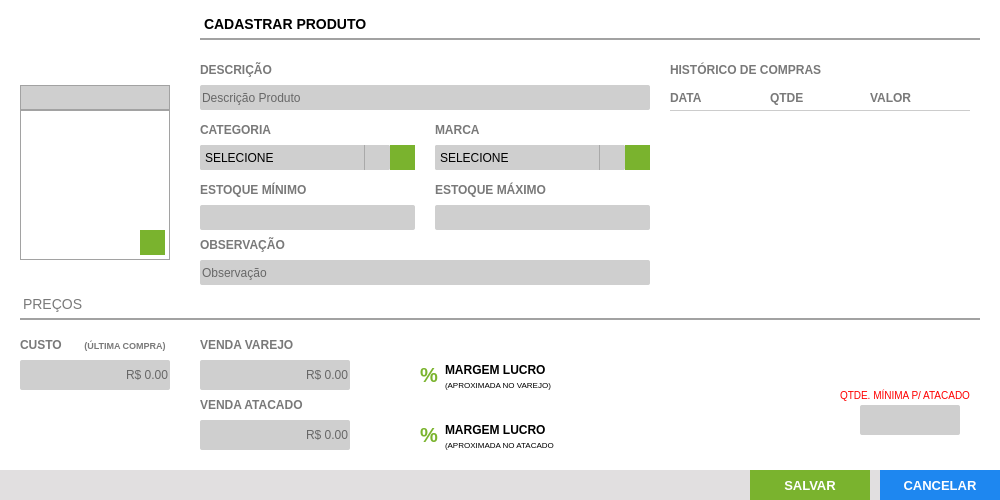
 <widget class="QFrame" name="ct_FormProdutos">
  <property name="geometry">
   <rect>
    <x>0</x>
    <y>0</y>
    <width>1000</width>
    <height>500</height>
   </rect>
  </property>
  <property name="windowTitle">
   <string>Frame</string>
  </property>
  <property name="frameShape">
   <enum>QFrame::StyledPanel</enum>
  </property>
  <property name="frameShadow">
   <enum>QFrame::Raised</enum>
  </property>
  <widget class="QFrame" name="fr_FormProdutos">
   <property name="geometry">
    <rect>
     <x>0</x>
     <y>0</y>
     <width>1000</width>
     <height>500</height>
    </rect>
   </property>
   <property name="styleSheet">
    <string notr="true">background: #FFF;
border: none</string>
   </property>
   <widget class="QLabel" name="lb_FormProdutos">
    <property name="geometry">
     <rect>
      <x>200</x>
      <y>10</y>
      <width>780</width>
      <height>30</height>
     </rect>
    </property>
    <property name="styleSheet">
     <string notr="true">QLabel{
font-size: 14px;
font-family: &quot;Arial&quot;;
font-weight: bold;

border-bottom: 2px solid #A2A2A2
}</string>
    </property>
    <property name="text">
     <string>CADASTRAR PRODUTO</string>
    </property>
   </widget>
   <widget class="QLineEdit" name="tx_idProduto">
    <property name="enabled">
     <bool>false</bool>
    </property>
    <property name="geometry">
     <rect>
      <x>20</x>
      <y>85</y>
      <width>150</width>
      <height>25</height>
     </rect>
    </property>
    <property name="styleSheet">
     <string notr="true">QLineEdit{
background: #CFCFCF;
border: 1px solid #A2A2A2;
color: #000;
font-size: 14px;
font-family: &quot;Arial&quot;;
font-weight: bold;

}</string>
    </property>
    <property name="text">
     <string/>
    </property>
    <property name="alignment">
     <set>Qt::AlignRight|Qt::AlignTrailing|Qt::AlignVCenter</set>
    </property>
   </widget>
   <widget class="QLabel" name="lb_FotoProduto">
    <property name="geometry">
     <rect>
      <x>20</x>
      <y>110</y>
      <width>150</width>
      <height>150</height>
     </rect>
    </property>
    <property name="styleSheet">
     <string notr="true">border: 1px solid #A2A2A2;
background: url('Images/icon/Photo.svg') center no-repeat 
</string>
    </property>
    <property name="text">
     <string/>
    </property>
    <property name="alignment">
     <set>Qt::AlignCenter</set>
    </property>
   </widget>
   <widget class="QLabel" name="lb_FormProdutos_2">
    <property name="geometry">
     <rect>
      <x>200</x>
      <y>60</y>
      <width>150</width>
      <height>20</height>
     </rect>
    </property>
    <property name="styleSheet">
     <string notr="true">QLabel{
font-size: 12px;
font-family: &quot;Arial Unicode MS&quot;;
font-weight: bold;
color: #797979
}</string>
    </property>
    <property name="text">
     <string>DESCRIÇÃO</string>
    </property>
   </widget>
   <widget class="QLineEdit" name="tx_DescricaoProduto">
    <property name="geometry">
     <rect>
      <x>200</x>
      <y>85</y>
      <width>450</width>
      <height>25</height>
     </rect>
    </property>
    <property name="focusPolicy">
     <enum>Qt::WheelFocus</enum>
    </property>
    <property name="styleSheet">
     <string notr="true">QLineEdit{
background: #CFCFCF;
border-radius: 2px;
color: #000;
font: 13px &quot;Arial&quot; ;
text-transform: uppercase;
}
QLineEdit:Focus {
border: 1px solid red;
}</string>
    </property>
    <property name="placeholderText">
     <string>Descrição Produto</string>
    </property>
   </widget>
   <widget class="QLabel" name="lb_FormProdutos_3">
    <property name="geometry">
     <rect>
      <x>200</x>
      <y>120</y>
      <width>215</width>
      <height>20</height>
     </rect>
    </property>
    <property name="styleSheet">
     <string notr="true">QLabel{
font-size: 12px;
font-family: &quot;Arial Unicode MS&quot;;
font-weight: bold;
color: #797979
}</string>
    </property>
    <property name="text">
     <string>CATEGORIA</string>
    </property>
   </widget>
   <widget class="QComboBox" name="cb_CategoriaProduto">
    <property name="geometry">
     <rect>
      <x>200</x>
      <y>145</y>
      <width>190</width>
      <height>25</height>
     </rect>
    </property>
    <property name="styleSheet">
     <string notr="true">QComboBox{
background: #CFCFCF;
border-radius: 2px;
color: #000;
font: 13px &quot;Arial&quot; ;
text-transform: uppercase
}
QComboBox:Focus {
border: 1px solid red;
}
 QComboBox::drop-down {
     subcontrol-origin: padding;
     subcontrol-position: top right;
     width: 25px;
     border-left-width: 1px;
     border-left-color: darkgray;
     border-left-style: solid; /* just a single line */
     border-top-right-radius: 3px; /* same radius as the QComboBox */
     border-bottom-right-radius: 3px;
 }
QComboBox::down-arrow {
     image: url(&quot;+self.resourcepath('Images/down.png')+&quot;);
 }
</string>
    </property>
    <item>
     <property name="text">
      <string>SELECIONE</string>
     </property>
    </item>
   </widget>
   <widget class="QPushButton" name="bt_AddCategoriaProduto">
    <property name="geometry">
     <rect>
      <x>390</x>
      <y>145</y>
      <width>25</width>
      <height>25</height>
     </rect>
    </property>
    <property name="font">
     <font>
      <family>Arial</family>
      <pointsize>16</pointsize>
      <weight>75</weight>
      <bold>true</bold>
     </font>
    </property>
    <property name="styleSheet">
     <string notr="true">QPushButton{
background: #7AB32E;
color: #FFF
}
QPushButton:hover{
background-color: #40a286
}</string>
    </property>
    <property name="text">
     <string/>
    </property>
   </widget>
   <widget class="QLabel" name="lb_FormProdutos_4">
    <property name="geometry">
     <rect>
      <x>435</x>
      <y>120</y>
      <width>215</width>
      <height>20</height>
     </rect>
    </property>
    <property name="styleSheet">
     <string notr="true">QLabel{
font-size: 12px;
font-family: &quot;Arial Unicode MS&quot;;
font-weight: bold;
color: #797979
}</string>
    </property>
    <property name="text">
     <string>MARCA</string>
    </property>
   </widget>
   <widget class="QComboBox" name="cb_MarcaProduto">
    <property name="geometry">
     <rect>
      <x>435</x>
      <y>145</y>
      <width>190</width>
      <height>25</height>
     </rect>
    </property>
    <property name="styleSheet">
     <string notr="true">QComboBox{
background: #CFCFCF;
border-radius: 2px;
color: #000;
font: 13px &quot;Arial&quot; ;
text-transform: uppercase
}
QComboBox:Focus {
border: 1px solid red;
}
 QComboBox::drop-down {
     subcontrol-origin: padding;
     subcontrol-position: top right;
     width: 25px;
     border-left-width: 1px;
     border-left-color: darkgray;
     border-left-style: solid; /* just a single line */
     border-top-right-radius: 3px; /* same radius as the QComboBox */
     border-bottom-right-radius: 3px;
 }
QComboBox::down-arrow {
     image: url(&quot;+self.resourcepath('Images/down.png')+&quot;);
 }
</string>
    </property>
    <property name="insertPolicy">
     <enum>QComboBox::InsertAtBottom</enum>
    </property>
    <property name="frame">
     <bool>false</bool>
    </property>
    <item>
     <property name="text">
      <string>SELECIONE</string>
     </property>
    </item>
   </widget>
   <widget class="QPushButton" name="bt_AddMarcaProduto">
    <property name="geometry">
     <rect>
      <x>625</x>
      <y>145</y>
      <width>25</width>
      <height>25</height>
     </rect>
    </property>
    <property name="font">
     <font>
      <family>Arial</family>
      <pointsize>16</pointsize>
      <weight>75</weight>
      <bold>true</bold>
     </font>
    </property>
    <property name="styleSheet">
     <string notr="true">QPushButton{
background: #7AB32E;
color: #FFF
}
QPushButton:hover{
background-color: #40a286
}</string>
    </property>
    <property name="text">
     <string/>
    </property>
   </widget>
   <widget class="QLabel" name="lb_FormProdutos_5">
    <property name="geometry">
     <rect>
      <x>200</x>
      <y>180</y>
      <width>215</width>
      <height>20</height>
     </rect>
    </property>
    <property name="styleSheet">
     <string notr="true">QLabel{
font-size: 12px;
font-family: &quot;Arial Unicode MS&quot;;
font-weight: bold;
color: #797979
}</string>
    </property>
    <property name="text">
     <string>ESTOQUE MÍNIMO</string>
    </property>
   </widget>
   <widget class="QLabel" name="lb_FormProdutos_6">
    <property name="geometry">
     <rect>
      <x>435</x>
      <y>180</y>
      <width>215</width>
      <height>20</height>
     </rect>
    </property>
    <property name="styleSheet">
     <string notr="true">QLabel{
font-size: 12px;
font-family: &quot;Arial Unicode MS&quot;;
font-weight: bold;
color: #797979
}</string>
    </property>
    <property name="text">
     <string>ESTOQUE MÁXIMO</string>
    </property>
   </widget>
   <widget class="QLineEdit" name="tx_EstoqueMinimoProduto">
    <property name="geometry">
     <rect>
      <x>200</x>
      <y>205</y>
      <width>215</width>
      <height>25</height>
     </rect>
    </property>
    <property name="focusPolicy">
     <enum>Qt::WheelFocus</enum>
    </property>
    <property name="styleSheet">
     <string notr="true">QLineEdit{
background: #CFCFCF;
border-radius: 2px;
color: #000;
font: 13px &quot;Arial&quot; 
}
QLineEdit:Focus {
border: 1px solid red;
}</string>
    </property>
    <property name="text">
     <string/>
    </property>
    <property name="placeholderText">
     <string/>
    </property>
   </widget>
   <widget class="QLineEdit" name="tx_EstoqueMaximoProduto">
    <property name="geometry">
     <rect>
      <x>435</x>
      <y>205</y>
      <width>215</width>
      <height>25</height>
     </rect>
    </property>
    <property name="focusPolicy">
     <enum>Qt::WheelFocus</enum>
    </property>
    <property name="styleSheet">
     <string notr="true">QLineEdit{
background: #CFCFCF;
border-radius: 2px;
color: #000;
font: 13px &quot;Arial&quot; 
}
QLineEdit:Focus {
border: 1px solid red;
}</string>
    </property>
    <property name="placeholderText">
     <string/>
    </property>
   </widget>
   <widget class="QLineEdit" name="tx_ObsProduto">
    <property name="geometry">
     <rect>
      <x>200</x>
      <y>260</y>
      <width>450</width>
      <height>25</height>
     </rect>
    </property>
    <property name="focusPolicy">
     <enum>Qt::WheelFocus</enum>
    </property>
    <property name="styleSheet">
     <string notr="true">QLineEdit{
background: #CFCFCF;
border-radius: 2px;
color: #000;
font: 13px &quot;Arial&quot; ;
text-transform: uppercase
}
QLineEdit:Focus {
border: 1px solid red;
}</string>
    </property>
    <property name="placeholderText">
     <string>Observação</string>
    </property>
   </widget>
   <widget class="QLabel" name="lb_FormProdutos_7">
    <property name="geometry">
     <rect>
      <x>200</x>
      <y>235</y>
      <width>150</width>
      <height>20</height>
     </rect>
    </property>
    <property name="styleSheet">
     <string notr="true">QLabel{
font-size: 12px;
font-family: &quot;Arial Unicode MS&quot;;
font-weight: bold;
color: #797979
}</string>
    </property>
    <property name="text">
     <string>OBSERVAÇÃO</string>
    </property>
   </widget>
   <widget class="QLabel" name="lb_FormProdutos_8">
    <property name="geometry">
     <rect>
      <x>20</x>
      <y>290</y>
      <width>960</width>
      <height>30</height>
     </rect>
    </property>
    <property name="styleSheet">
     <string notr="true">QLabel{
font-size: 14px;
font-family: &quot;Arial&quot;;
font-weight: normal;

border-bottom: 2px solid #A2A2A2;
color: #797979
}</string>
    </property>
    <property name="text">
     <string>PREÇOS</string>
    </property>
   </widget>
   <widget class="QTableWidget" name="tb_HistoricoComprasProduto">
    <property name="geometry">
     <rect>
      <x>670</x>
      <y>85</y>
      <width>310</width>
      <height>200</height>
     </rect>
    </property>
    <property name="styleSheet">
     <string notr="true">QTableView{
color: #797979;
font-family: &quot;Arial&quot;;
font-weight: bold;
font-size: 12px;
background: #FFF;
}
QHeaderView:section{
background: #FFF;
font-size: 12px;
font-family: &quot;Arial&quot;;
font-weight: bold;
color: #797979;
border: none;
border-bottom: 1px solid #CCC;
height: 25px;
}
</string>
    </property>
    <property name="verticalScrollBarPolicy">
     <enum>Qt::ScrollBarAlwaysOff</enum>
    </property>
    <property name="horizontalScrollBarPolicy">
     <enum>Qt::ScrollBarAlwaysOff</enum>
    </property>
    <property name="showGrid">
     <bool>false</bool>
    </property>
    <attribute name="verticalHeaderVisible">
     <bool>false</bool>
    </attribute>
    <attribute name="verticalHeaderHighlightSections">
     <bool>false</bool>
    </attribute>
    <column>
     <property name="text">
      <string>DATA</string>
     </property>
     <property name="textAlignment">
      <set>AlignLeading|AlignVCenter</set>
     </property>
    </column>
    <column>
     <property name="text">
      <string>QTDE</string>
     </property>
     <property name="textAlignment">
      <set>AlignLeading|AlignVCenter</set>
     </property>
    </column>
    <column>
     <property name="text">
      <string>VALOR</string>
     </property>
     <property name="textAlignment">
      <set>AlignLeading|AlignVCenter</set>
     </property>
    </column>
   </widget>
   <widget class="QLabel" name="lb_FormProdutos_9">
    <property name="geometry">
     <rect>
      <x>670</x>
      <y>60</y>
      <width>310</width>
      <height>20</height>
     </rect>
    </property>
    <property name="styleSheet">
     <string notr="true">QLabel{
font-size: 12px;
font-family: &quot;Arial Unicode MS&quot;;
font-weight: bold;
color: #797979
}</string>
    </property>
    <property name="text">
     <string>HISTÓRICO DE COMPRAS</string>
    </property>
   </widget>
   <widget class="QLineEdit" name="tx_ValorCompraProduto">
    <property name="geometry">
     <rect>
      <x>20</x>
      <y>360</y>
      <width>150</width>
      <height>30</height>
     </rect>
    </property>
    <property name="focusPolicy">
     <enum>Qt::WheelFocus</enum>
    </property>
    <property name="styleSheet">
     <string notr="true">QLineEdit{
background: #CFCFCF;
border-radius: 2px;
color: #000;
font: 14px &quot;Arial&quot; ;
text-transform: uppercase;
}
QLineEdit:Focus {
border: 1px solid red;
}</string>
    </property>
    <property name="alignment">
     <set>Qt::AlignRight|Qt::AlignTrailing|Qt::AlignVCenter</set>
    </property>
    <property name="placeholderText">
     <string>R$ 0.00</string>
    </property>
   </widget>
   <widget class="QLabel" name="lb_FormProdutos_10">
    <property name="geometry">
     <rect>
      <x>20</x>
      <y>335</y>
      <width>50</width>
      <height>20</height>
     </rect>
    </property>
    <property name="styleSheet">
     <string notr="true">QLabel{
font-size: 12px;
font-family: &quot;Arial Unicode MS&quot;;
font-weight: bold;
color: #797979
}</string>
    </property>
    <property name="text">
     <string>CUSTO</string>
    </property>
   </widget>
   <widget class="QLabel" name="lb_FormProdutos_11">
    <property name="geometry">
     <rect>
      <x>80</x>
      <y>335</y>
      <width>90</width>
      <height>20</height>
     </rect>
    </property>
    <property name="styleSheet">
     <string notr="true">QLabel{
font-size: 9px;
font-family: &quot;Arial Unicode MS&quot;;
font-weight: bold;
color: #797979;

}</string>
    </property>
    <property name="text">
     <string>(ÚLTIMA COMPRA)</string>
    </property>
    <property name="alignment">
     <set>Qt::AlignCenter</set>
    </property>
   </widget>
   <widget class="QLineEdit" name="tx_ValorUnitarioProduto">
    <property name="geometry">
     <rect>
      <x>200</x>
      <y>360</y>
      <width>150</width>
      <height>30</height>
     </rect>
    </property>
    <property name="focusPolicy">
     <enum>Qt::WheelFocus</enum>
    </property>
    <property name="styleSheet">
     <string notr="true">QLineEdit{
background: #CFCFCF;
border-radius: 2px;
color: #000;
font: 14px &quot;Arial&quot; ;
text-transform: uppercase;
}
QLineEdit:Focus {
border: 1px solid red;
}</string>
    </property>
    <property name="alignment">
     <set>Qt::AlignRight|Qt::AlignTrailing|Qt::AlignVCenter</set>
    </property>
    <property name="placeholderText">
     <string>R$ 0.00</string>
    </property>
   </widget>
   <widget class="QLabel" name="lb_FormProdutos_12">
    <property name="geometry">
     <rect>
      <x>200</x>
      <y>335</y>
      <width>150</width>
      <height>20</height>
     </rect>
    </property>
    <property name="styleSheet">
     <string notr="true">QLabel{
font-size: 12px;
font-family: &quot;Arial Unicode MS&quot;;
font-weight: bold;
color: #797979
}</string>
    </property>
    <property name="text">
     <string>VENDA VAREJO</string>
    </property>
   </widget>
   <widget class="QLabel" name="lb_FormProdutos_13">
    <property name="geometry">
     <rect>
      <x>200</x>
      <y>395</y>
      <width>150</width>
      <height>20</height>
     </rect>
    </property>
    <property name="styleSheet">
     <string notr="true">QLabel{
font-size: 12px;
font-family: &quot;Arial Unicode MS&quot;;
font-weight: bold;
color: #797979
}</string>
    </property>
    <property name="text">
     <string>VENDA ATACADO</string>
    </property>
   </widget>
   <widget class="QLineEdit" name="tx_ValorAtacadoProduto">
    <property name="geometry">
     <rect>
      <x>200</x>
      <y>420</y>
      <width>150</width>
      <height>30</height>
     </rect>
    </property>
    <property name="focusPolicy">
     <enum>Qt::WheelFocus</enum>
    </property>
    <property name="styleSheet">
     <string notr="true">QLineEdit{
background: #CFCFCF;
border-radius: 2px;
color: #000;
font: 14px &quot;Arial&quot; ;
text-transform: uppercase;
}
QLineEdit:Focus {
border: 1px solid red;
}</string>
    </property>
    <property name="alignment">
     <set>Qt::AlignRight|Qt::AlignTrailing|Qt::AlignVCenter</set>
    </property>
    <property name="placeholderText">
     <string>R$ 0.00</string>
    </property>
   </widget>
   <widget class="QFrame" name="fr_BotoesFormProdutos">
    <property name="geometry">
     <rect>
      <x>0</x>
      <y>470</y>
      <width>1000</width>
      <height>30</height>
     </rect>
    </property>
    <property name="styleSheet">
     <string notr="true">background:#E1DFE0;
border: none;</string>
    </property>
    <widget class="QPushButton" name="bt_CancelarProdutos">
     <property name="geometry">
      <rect>
       <x>880</x>
       <y>0</y>
       <width>120</width>
       <height>30</height>
      </rect>
     </property>
     <property name="font">
      <font>
       <pointsize>10</pointsize>
       <weight>75</weight>
       <bold>true</bold>
      </font>
     </property>
     <property name="cursor">
      <cursorShape>PointingHandCursor</cursorShape>
     </property>
     <property name="focusPolicy">
      <enum>Qt::NoFocus</enum>
     </property>
     <property name="contextMenuPolicy">
      <enum>Qt::ActionsContextMenu</enum>
     </property>
     <property name="styleSheet">
      <string notr="true">QPushButton {
background-color: #1E87F0;
color: #FFF
 }
QPushButton:hover{
background-color: #40a286
}</string>
     </property>
     <property name="text">
      <string>CANCELAR</string>
     </property>
     <property name="iconSize">
      <size>
       <width>75</width>
       <height>35</height>
      </size>
     </property>
    </widget>
    <widget class="QPushButton" name="bt_SalvarProdutos">
     <property name="geometry">
      <rect>
       <x>750</x>
       <y>0</y>
       <width>120</width>
       <height>30</height>
      </rect>
     </property>
     <property name="font">
      <font>
       <family>Tahoma</family>
       <pointsize>10</pointsize>
       <weight>75</weight>
       <bold>true</bold>
      </font>
     </property>
     <property name="cursor">
      <cursorShape>PointingHandCursor</cursorShape>
     </property>
     <property name="focusPolicy">
      <enum>Qt::NoFocus</enum>
     </property>
     <property name="contextMenuPolicy">
      <enum>Qt::ActionsContextMenu</enum>
     </property>
     <property name="styleSheet">
      <string notr="true">QPushButton {
background-color: #7AB32E;
color: #FFF
 }
QPushButton:hover{
background-color: #40a286
}</string>
     </property>
     <property name="text">
      <string>SALVAR</string>
     </property>
     <property name="iconSize">
      <size>
       <width>75</width>
       <height>35</height>
      </size>
     </property>
    </widget>
   </widget>
   <widget class="QLabel" name="lb_qtdeMin">
    <property name="geometry">
     <rect>
      <x>890</x>
      <y>350</y>
      <width>40</width>
      <height>35</height>
     </rect>
    </property>
    <property name="text">
     <string/>
    </property>
   </widget>
   <widget class="QLineEdit" name="tx_MinimoAtacado">
    <property name="geometry">
     <rect>
      <x>860</x>
      <y>405</y>
      <width>100</width>
      <height>30</height>
     </rect>
    </property>
    <property name="focusPolicy">
     <enum>Qt::WheelFocus</enum>
    </property>
    <property name="styleSheet">
     <string notr="true">QLineEdit{
background: #CFCFCF;
border-radius: 2px;
color: #000;
font: 12px &quot;Arial&quot; ;
text-transform: uppercase
}
QLineEdit:Focus {
border: 1px solid red;
}</string>
    </property>
    <property name="alignment">
     <set>Qt::AlignCenter</set>
    </property>
    <property name="placeholderText">
     <string/>
    </property>
   </widget>
   <widget class="QLabel" name="lb_FormProdutos_14">
    <property name="geometry">
     <rect>
      <x>840</x>
      <y>385</y>
      <width>140</width>
      <height>20</height>
     </rect>
    </property>
    <property name="styleSheet">
     <string notr="true">QLabel{
font-size: 10px;
font-family: &quot;Arial Unicode MS&quot;;
font-weight: normal;
color: red
}</string>
    </property>
    <property name="text">
     <string>QTDE. MÍNIMA P/ ATACADO</string>
    </property>
   </widget>
   <widget class="QLabel" name="lb_FormProdutos_15">
    <property name="geometry">
     <rect>
      <x>445</x>
      <y>360</y>
      <width>150</width>
      <height>20</height>
     </rect>
    </property>
    <property name="styleSheet">
     <string notr="true">QLabel{
font-size: 12px;
font-family: &quot;Arial Unicode MS&quot;;
font-weight: bold;
color: #000
}</string>
    </property>
    <property name="text">
     <string>MARGEM LUCRO</string>
    </property>
   </widget>
   <widget class="QLineEdit" name="tx_PorcentagemVarejo">
    <property name="geometry">
     <rect>
      <x>360</x>
      <y>360</y>
      <width>60</width>
      <height>30</height>
     </rect>
    </property>
    <property name="focusPolicy">
     <enum>Qt::WheelFocus</enum>
    </property>
    <property name="styleSheet">
     <string notr="true">QLineEdit{
background: #FFF;
border-radius: 2px;
color: #7AB32E;
font: 20px &quot;Arial&quot; ;
font-weight: bold
}
QLineEdit:Focus {
border: 1px solid red;
}</string>
    </property>
    <property name="text">
     <string/>
    </property>
    <property name="alignment">
     <set>Qt::AlignRight|Qt::AlignTrailing|Qt::AlignVCenter</set>
    </property>
    <property name="readOnly">
     <bool>true</bool>
    </property>
   </widget>
   <widget class="QLabel" name="lb_FormProdutos_17">
    <property name="geometry">
     <rect>
      <x>445</x>
      <y>380</y>
      <width>150</width>
      <height>10</height>
     </rect>
    </property>
    <property name="styleSheet">
     <string notr="true">QLabel{
font-size: 8px;
font-family: &quot;Arial Unicode MS&quot;;
font-weight: normal;
color: #000
}</string>
    </property>
    <property name="text">
     <string>(APROXIMADA NO VAREJO)</string>
    </property>
   </widget>
   <widget class="QLabel" name="lb_porcVar">
    <property name="geometry">
     <rect>
      <x>420</x>
      <y>360</y>
      <width>20</width>
      <height>30</height>
     </rect>
    </property>
    <property name="styleSheet">
     <string notr="true">QLabel{
font-size: 20px;
font-family: &quot;Arial Unicode MS&quot;;
font-weight: bold;
color: #7AB32E
}</string>
    </property>
    <property name="text">
     <string>%</string>
    </property>
   </widget>
   <widget class="QLabel" name="lb_FormProdutos_16">
    <property name="geometry">
     <rect>
      <x>445</x>
      <y>420</y>
      <width>150</width>
      <height>20</height>
     </rect>
    </property>
    <property name="styleSheet">
     <string notr="true">QLabel{
font-size: 12px;
font-family: &quot;Arial Unicode MS&quot;;
font-weight: bold;
color: #000
}</string>
    </property>
    <property name="text">
     <string>MARGEM LUCRO</string>
    </property>
   </widget>
   <widget class="QLabel" name="lb_FormProdutos_19">
    <property name="geometry">
     <rect>
      <x>445</x>
      <y>440</y>
      <width>150</width>
      <height>10</height>
     </rect>
    </property>
    <property name="styleSheet">
     <string notr="true">QLabel{
font-size: 8px;
font-family: &quot;Arial Unicode MS&quot;;
font-weight: normal;
color: #000
}</string>
    </property>
    <property name="text">
     <string>(APROXIMADA NO ATACADO</string>
    </property>
   </widget>
   <widget class="QLabel" name="lb_porcAtac">
    <property name="geometry">
     <rect>
      <x>420</x>
      <y>420</y>
      <width>20</width>
      <height>30</height>
     </rect>
    </property>
    <property name="styleSheet">
     <string notr="true">QLabel{
font-size: 20px;
font-family: &quot;Arial Unicode MS&quot;;
font-weight: bold;
color: #7AB32E
}</string>
    </property>
    <property name="text">
     <string>%</string>
    </property>
   </widget>
   <widget class="QLineEdit" name="tx_PorcentagemAtacado">
    <property name="geometry">
     <rect>
      <x>360</x>
      <y>420</y>
      <width>60</width>
      <height>30</height>
     </rect>
    </property>
    <property name="focusPolicy">
     <enum>Qt::WheelFocus</enum>
    </property>
    <property name="styleSheet">
     <string notr="true">QLineEdit{
background: #FFF;
border-radius: 2px;
color: #7AB32E;
font: 20px &quot;Arial&quot; ;
font-weight: bold
}
QLineEdit:Focus {
border: 1px solid red;
}</string>
    </property>
    <property name="text">
     <string/>
    </property>
    <property name="alignment">
     <set>Qt::AlignRight|Qt::AlignTrailing|Qt::AlignVCenter</set>
    </property>
    <property name="readOnly">
     <bool>true</bool>
    </property>
   </widget>
   <widget class="QLabel" name="label_2">
    <property name="geometry">
     <rect>
      <x>20</x>
      <y>10</y>
      <width>150</width>
      <height>50</height>
     </rect>
    </property>
    <property name="text">
     <string/>
    </property>
    <property name="pixmap">
     <pixmap>../Images/CodBarra.png</pixmap>
    </property>
    <property name="alignment">
     <set>Qt::AlignCenter</set>
    </property>
   </widget>
   <widget class="QLineEdit" name="tx_AddMarca">
    <property name="geometry">
     <rect>
      <x>435</x>
      <y>145</y>
      <width>190</width>
      <height>25</height>
     </rect>
    </property>
    <property name="styleSheet">
     <string notr="true">QLineEdit{
background: #CFCFCF;
border-radius: 2px;
color: #000;
font: 13px &quot;Arial&quot; ;
text-transform: uppercase;
}
QLineEdit:Focus {
border: 1px solid red;
}</string>
    </property>
    <property name="placeholderText">
     <string>NOVA MARCA</string>
    </property>
   </widget>
   <widget class="QLineEdit" name="tx_AddCategoria">
    <property name="geometry">
     <rect>
      <x>200</x>
      <y>145</y>
      <width>190</width>
      <height>25</height>
     </rect>
    </property>
    <property name="styleSheet">
     <string notr="true">QLineEdit{
background: #CFCFCF;
border-radius: 2px;
color: #000;
font: 13px &quot;Arial&quot; ;
text-transform: uppercase;
}
QLineEdit:Focus {
border: 1px solid red;
}</string>
    </property>
    <property name="inputMask">
     <string/>
    </property>
    <property name="placeholderText">
     <string>NOVA CATEGORIA</string>
    </property>
   </widget>
   <widget class="QPushButton" name="bt_CancelAddCatergoria">
    <property name="geometry">
     <rect>
      <x>390</x>
      <y>145</y>
      <width>25</width>
      <height>25</height>
     </rect>
    </property>
    <property name="font">
     <font>
      <family>Arial</family>
      <pointsize>16</pointsize>
      <weight>75</weight>
      <bold>true</bold>
     </font>
    </property>
    <property name="toolTip">
     <string>&lt;html&gt;&lt;head/&gt;&lt;body&gt;&lt;p&gt;Cancelar&lt;/p&gt;&lt;/body&gt;&lt;/html&gt;</string>
    </property>
    <property name="styleSheet">
     <string notr="true">QPushButton{
background: #7AB32E;
color: #FFF
}
QPushButton:hover{
background-color: #40a286
}</string>
    </property>
    <property name="text">
     <string/>
    </property>
   </widget>
   <widget class="QPushButton" name="bt_CalcelAddMarca">
    <property name="geometry">
     <rect>
      <x>625</x>
      <y>145</y>
      <width>25</width>
      <height>25</height>
     </rect>
    </property>
    <property name="font">
     <font>
      <family>Arial</family>
      <pointsize>16</pointsize>
      <weight>75</weight>
      <bold>true</bold>
     </font>
    </property>
    <property name="toolTip">
     <string>&lt;html&gt;&lt;head/&gt;&lt;body&gt;&lt;p&gt;Cancelar&lt;/p&gt;&lt;/body&gt;&lt;/html&gt;</string>
    </property>
    <property name="styleSheet">
     <string notr="true">QPushButton{
background: #7AB32E;
color: #FFF
}
QPushButton:hover{
background-color: #40a286
}</string>
    </property>
    <property name="text">
     <string/>
    </property>
   </widget>
   <widget class="QPushButton" name="bt_AddImagem">
    <property name="geometry">
     <rect>
      <x>140</x>
      <y>230</y>
      <width>25</width>
      <height>25</height>
     </rect>
    </property>
    <property name="font">
     <font>
      <family>Arial</family>
      <pointsize>16</pointsize>
      <weight>75</weight>
      <bold>true</bold>
     </font>
    </property>
    <property name="toolTip">
     <string>&lt;html&gt;&lt;head/&gt;&lt;body&gt;&lt;p&gt;CADASTRAR IMGEM&lt;/p&gt;&lt;/body&gt;&lt;/html&gt;</string>
    </property>
    <property name="styleSheet">
     <string notr="true">QPushButton{
background: #7AB32E;
color: #FFF
}
QPushButton:hover{
background-color: #40a286
}</string>
    </property>
    <property name="text">
     <string/>
    </property>
   </widget>
   <widget class="QPushButton" name="bt_DelImagem">
    <property name="geometry">
     <rect>
      <x>140</x>
      <y>230</y>
      <width>25</width>
      <height>25</height>
     </rect>
    </property>
    <property name="font">
     <font>
      <family>Arial</family>
      <pointsize>16</pointsize>
      <weight>75</weight>
      <bold>true</bold>
     </font>
    </property>
    <property name="toolTip">
     <string>&lt;html&gt;&lt;head/&gt;&lt;body&gt;&lt;p&gt;Deletar Imagem&lt;/p&gt;&lt;/body&gt;&lt;/html&gt;</string>
    </property>
    <property name="styleSheet">
     <string notr="true">QPushButton{
background: #7AB32E;
color: #FFF
}
QPushButton:hover{
background-color: #40a286
}</string>
    </property>
    <property name="text">
     <string/>
    </property>
   </widget>
   <zorder>tx_AddMarca</zorder>
   <zorder>tx_AddCategoria</zorder>
   <zorder>bt_CancelAddCatergoria</zorder>
   <zorder>bt_CalcelAddMarca</zorder>
   <zorder>lb_FormProdutos</zorder>
   <zorder>tx_idProduto</zorder>
   <zorder>lb_FotoProduto</zorder>
   <zorder>lb_FormProdutos_2</zorder>
   <zorder>tx_DescricaoProduto</zorder>
   <zorder>lb_FormProdutos_3</zorder>
   <zorder>cb_CategoriaProduto</zorder>
   <zorder>bt_AddCategoriaProduto</zorder>
   <zorder>lb_FormProdutos_4</zorder>
   <zorder>cb_MarcaProduto</zorder>
   <zorder>bt_AddMarcaProduto</zorder>
   <zorder>lb_FormProdutos_5</zorder>
   <zorder>lb_FormProdutos_6</zorder>
   <zorder>tx_EstoqueMinimoProduto</zorder>
   <zorder>tx_EstoqueMaximoProduto</zorder>
   <zorder>tx_ObsProduto</zorder>
   <zorder>lb_FormProdutos_7</zorder>
   <zorder>lb_FormProdutos_8</zorder>
   <zorder>tb_HistoricoComprasProduto</zorder>
   <zorder>lb_FormProdutos_9</zorder>
   <zorder>tx_ValorCompraProduto</zorder>
   <zorder>lb_FormProdutos_10</zorder>
   <zorder>lb_FormProdutos_11</zorder>
   <zorder>tx_ValorUnitarioProduto</zorder>
   <zorder>lb_FormProdutos_12</zorder>
   <zorder>lb_FormProdutos_13</zorder>
   <zorder>tx_ValorAtacadoProduto</zorder>
   <zorder>fr_BotoesFormProdutos</zorder>
   <zorder>lb_qtdeMin</zorder>
   <zorder>tx_MinimoAtacado</zorder>
   <zorder>lb_FormProdutos_14</zorder>
   <zorder>lb_FormProdutos_15</zorder>
   <zorder>tx_PorcentagemVarejo</zorder>
   <zorder>lb_FormProdutos_17</zorder>
   <zorder>lb_porcVar</zorder>
   <zorder>lb_FormProdutos_16</zorder>
   <zorder>lb_FormProdutos_19</zorder>
   <zorder>lb_porcAtac</zorder>
   <zorder>tx_PorcentagemAtacado</zorder>
   <zorder>label_2</zorder>
   <zorder>bt_DelImagem</zorder>
   <zorder>bt_AddImagem</zorder>
  </widget>
 </widget>
